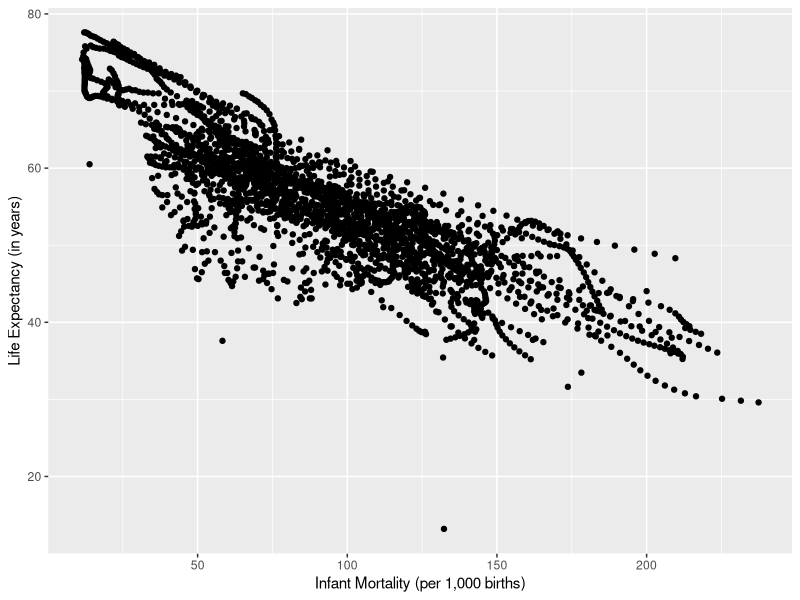
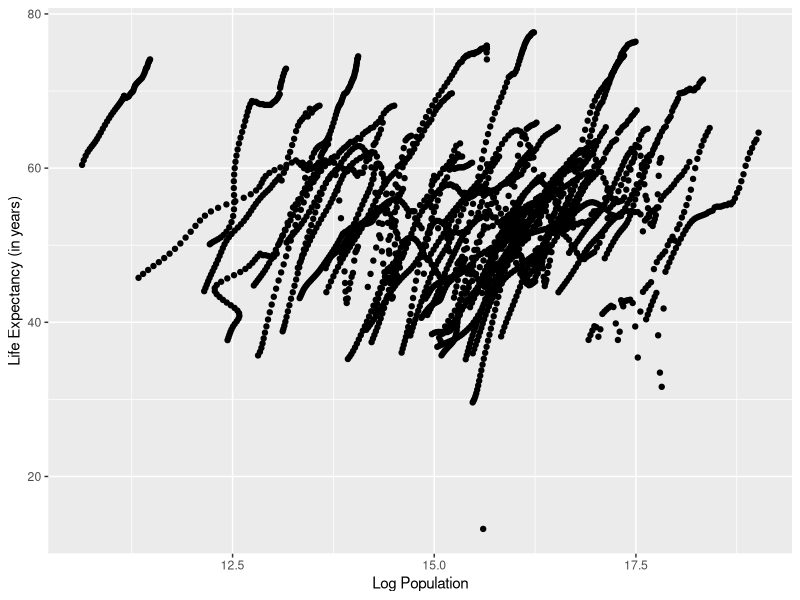
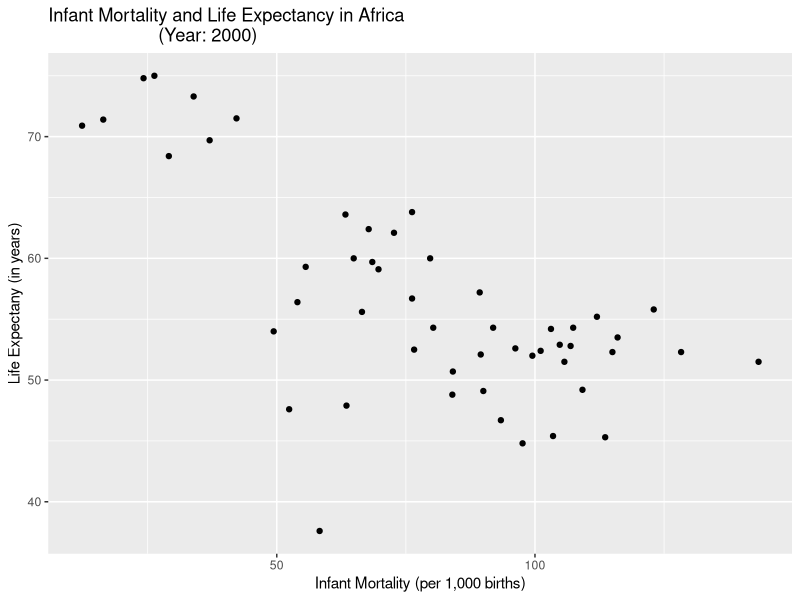
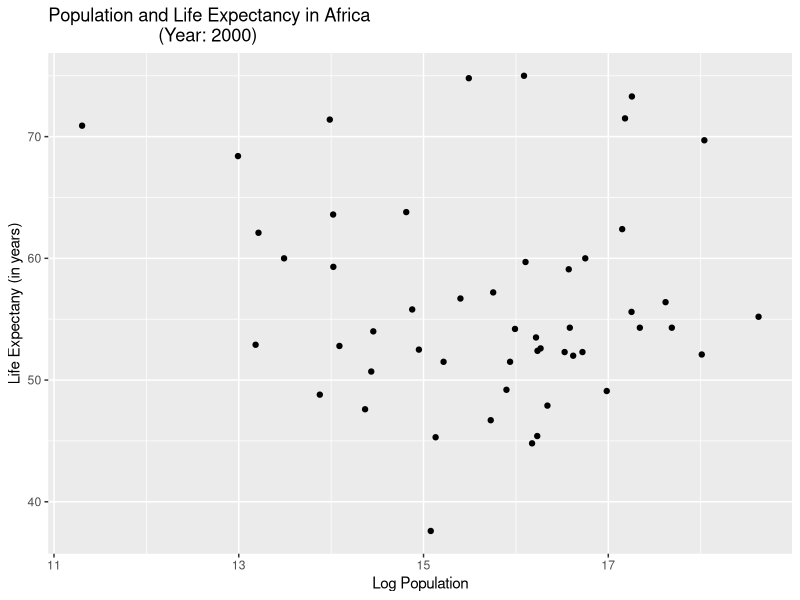

Write R code to recreate these figures, in order.
## ---- chunk 1
# Load dslabs package
library("dslabs")

# Look at help file for gapminder data
help(gapminder)

# Get an overview of data structure
str(gapminder)

# Get a summary of data
summary(gapminder)

# Determine the type of object gapminder is
class(gapminder)

## ---- chunk 2
# Load Tidyverse 
library(tidyverse)

# New object for African Countries
africadata <- gapminder %>%
  filter(continent == 'Africa')

# Check africadata
str(africadata)
summary(africadata)

# Create infant_mortality
inf_mortality <- africadata %>%
  select(infant_mortality, life_expectancy)

# Check inf_mortality
str(inf_mortality)
summary(inf_mortality)

# Create life_expectancy
lif_expect <- africadata %>%
  select(life_expectancy, population)

# Check lif_expect
str(lif_expect)
summary(lif_expect)

## ---- chunk 3
# Install ggplot2
library(ggplot2)

# Plot life expectancy as a function of inf_mortality
ggplot(inf_mortality, aes(x = infant_mortality,
                          y = life_expectancy)) +
  geom_point() + labs(x = "Infant Mortality (per 1,000 births)",
                      y = "Life Expectancy (in years)")

# Plot life expectancy as a function of population size
ggplot(lif_expect, aes(x = log(population),
                          y = life_expectancy)) +
  geom_point() + labs(x = "Log Population", y = "Life Expectancy (in years)")

## ---- chunk 4
# Find NAs
subset(africadata,is.na(inf_mortality))

with(subset(africadata, is.na(infant_mortality)), year)

# Filter year with most data
More <- africadata %>%
  filter(year == 2000)

# Check
summary(More)
str(More)

## ---- chunk 5
# Plot life expectancy as a function of inf_mortality
ggplot(More, aes(x = infant_mortality,
                 y = life_expectancy)) +
  geom_point() + labs(x = "Infant Mortality (per 1,000 births)", 
                      y = "Life Expectany (in years)", 
                      title = "Infant Mortality and Life Expectancy in Africa 
                      (Year: 2000)")

# Plot life expectancy as a function of population size
ggplot(More, aes(x = log(population),
                          y = life_expectancy)) +
  geom_point() + labs(x = "Log Population", y = "Life Expectany (in years)", 
                      title = "Population and Life Expectancy in Africa 
                      (Year: 2000)")

## ---- chunk 6
# lms
fit1 <- lm(life_expectancy ~ infant_mortality, data = More)
fit2 <- lm(life_expectancy ~ population, data = More)

# Results fit1
summary(fit1)

# Results fit2
summary(fit2)
